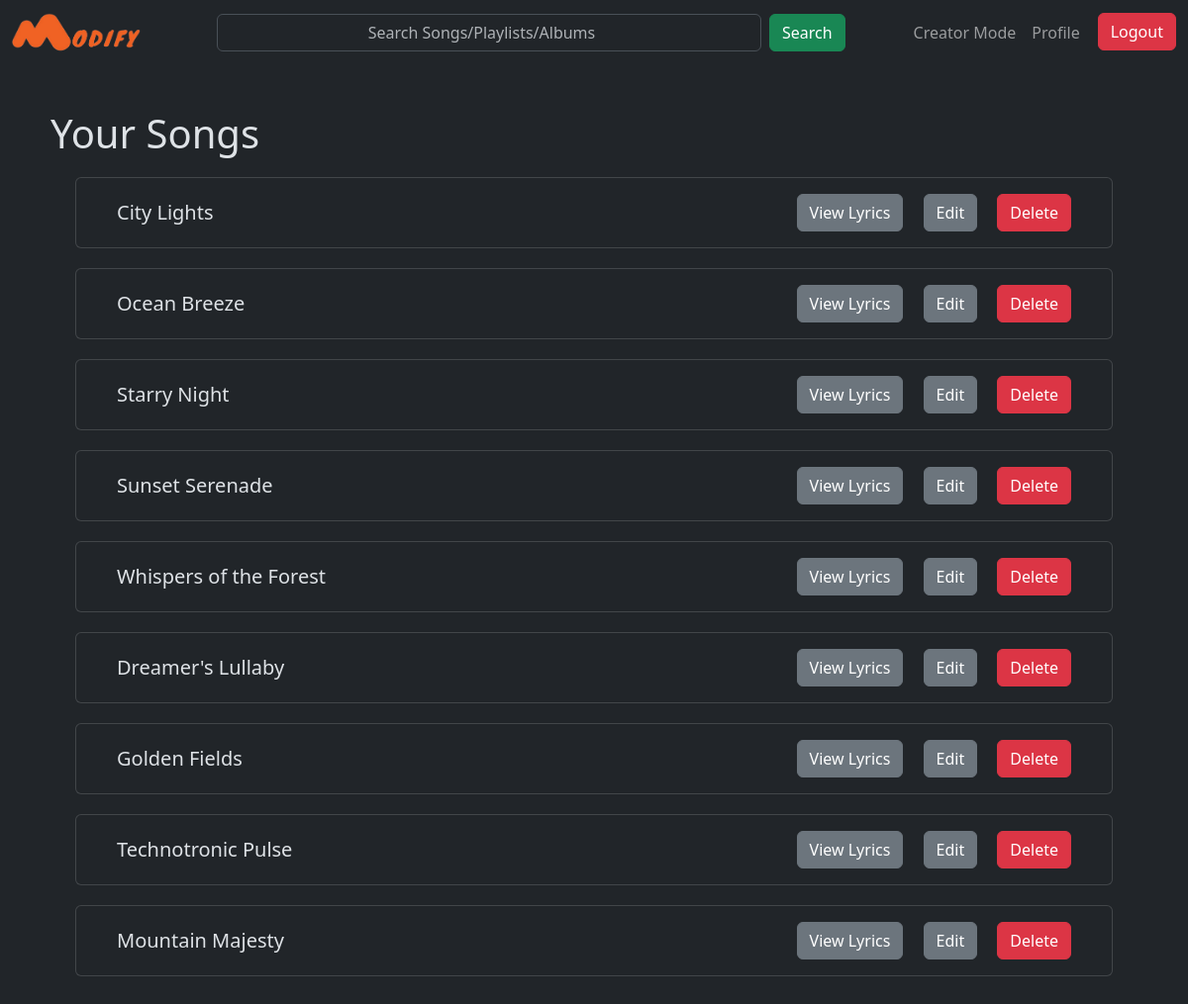
The app's page /creator-songs (signed in) with its own data.
### application/models.py (models this page shows)
class Song(db.Model):
    id = db.Column(db.Integer, primary_key=True, autoincrement=True)
    name = db.Column(db.String(120), nullable=False)
    artist = db.Column(db.String(120), nullable=False)
    duration = db.Column(db.Integer, nullable=False)
    lyrics = db.Column(db.String(120), nullable=True)
    album = db.Column(db.Integer, db.ForeignKey('album.id', name='fk_song_album'), nullable=True)
    release_date = db.Column(db.String(120), nullable=False)
    user_id = db.Column(db.Integer, db.ForeignKey('user.id', name='fk_song_user'), nullable=False)
    flagged = db.Column(db.Integer, nullable=False, default=0)
    image = db.Column(db.String(120), nullable=True)

### application/controllers.py (the view)
@app.route("/creator-songs", methods = ["GET", "POST"])
def creator_songs():
    if 'user_id' in session and session['type'] == 'creator':
        songs = Song.query.filter_by(user_id=session['user_id']).all()
        return render_template("creator_songs.html",songs = songs)
    else:
        return redirect(url_for('user_login'))

### templates/creator_songs.html (shortened to what this page needs)
{% extends "base.html" %}
{% block navbar %}
<div class="collapse navbar-collapse" id="navbarSupportedContent">
    <form class="d-flex mx-auto" action="/search-results" method="GET">
        <input class="form-control me-2 text-center" type="search" name="query" placeholder="Search Songs/Playlists/Albums" aria-label="Search" style="width: 550px;">
        <button class="btn btn-success" type="submit">Search</button>
    </form>
    <ul class="navbar-nav ms-auto mb-2 mb-lg-0">
        <li class="nav-item">
            <a class="nav-link {% if request.path == '/creator-home' %} active {% endif %}" href="/creator-account">Creator Mode</a>
        </li>
        <li class="nav-item">
            <a class="nav-link {% if request.path == '/profile' %} active {% endif %}" href="/profile">Profile</a>
        </li>
        <li class="nav-item">
            <a href="/logout" style="color: white; text-decoration: none; margin-left: 10px;"><button class="btn btn-danger btn-block">Logout</button></a>
        </li>
    </ul>
</div>
{% endblock navbar %}
{% block content %}
<div class="container-sm border border-dark" style="margin-bottom:10px; padding:20px; border-radius: 10px;" >
    <h1>Your Songs</h1>
    {% for song in songs %}
        <div class="card" style="margin-left: 25px; margin-right: 25px; margin-top: 20px;">
            <div class="card-body d-flex justify-content-between align-items-center" style="margin-left: 25px; margin-right: 25px;">
                <h5 class="card-title" style="margin: 0;">{{ song.name }}</h5>
                <div>
                    <a href="/song-details/{{ song.id }}" class="btn btn-secondary ms-3">View Lyrics</a>
                    <a href="/song-edit/{{ song.id }}" class="btn btn-secondary ms-3">Edit</a>
                    <button class="btn btn-danger ms-3" data-bs-toggle="modal" data-bs-target="#DeleteModal{{ song.id }}">Delete</button>
                </div>
            </div>
        </div>
    {% endfor %}
    <br>
</div>
{% endblock content %}

### records on screen
Song: name "City Lights"
Song: name "Ocean Breeze"
Song: name "Starry Night"
Song: name "Sunset Serenade"
Song: name "Whispers of the Forest"
Song: name "Dreamer's Lullaby"
Song: name "Golden Fields"
Song: name "Technotronic Pulse"
Song: name "Mountain Majesty"
